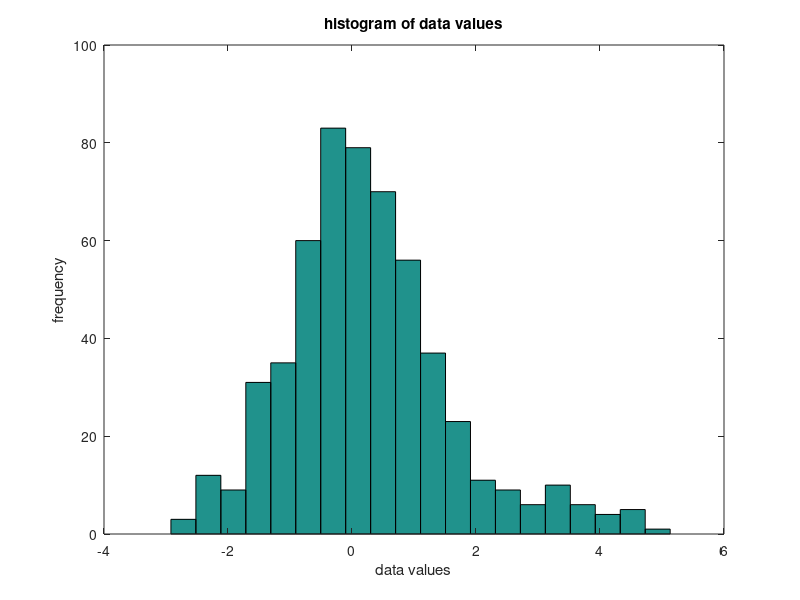
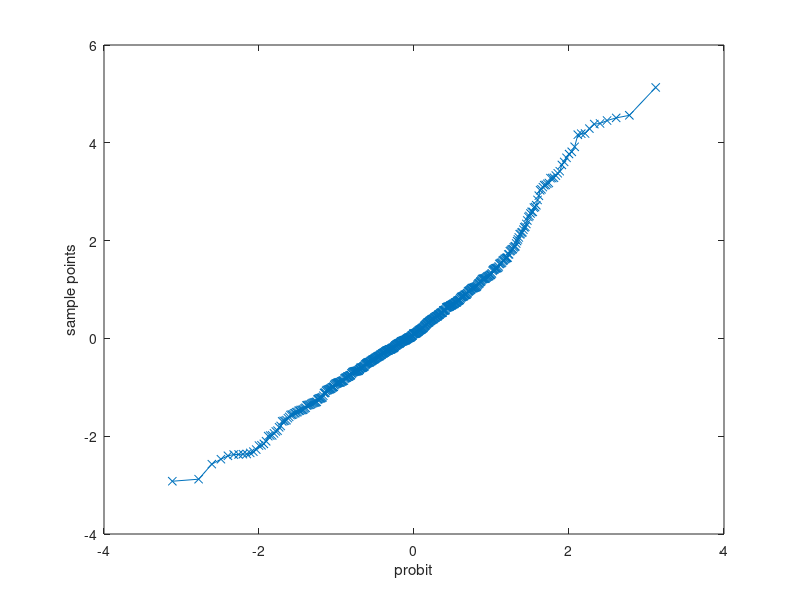

Source code (MATLAB) for these figures, in order: (Note: this script raises an error after producing the figures.)
% Author: Caitlin Ross
% Due date: 12/15/15
% CSCI 6971
% Assignment 8

clear all
% read data
vals = textread('data.txt', '%f');

% plot histogram of data
figure(1)
hist(vals, 20)
xlabel('data values')
ylabel('frequency')
title('histogram of data values')
saveas(gcf, 'hist.png')

% qq plot of data
figure(2)
qqplot(vals)
saveas(gcf, 'qq.png')

% calc p values
pd = makedist('Normal', 0, 1);
pvals = 2*cdf(pd, -abs(vals));

% plot histogram of p values
figure(3)
hist(pvals,20)
xlabel('data values')
ylabel('frequency')
title('histogram of p-values')
saveas(gcf, 'hist-p.png')

% calculate False Discovery Rate using Benjamini & Hochberg method
fdr = 0.05;
[pvals_sort, sortIndex] = sort(pvals);
vals_sort = vals(sortIndex);
for i=1:length(pvals_sort)
    newvals(i,1) = length(pvals_sort)*pvals_sort(i,1)*(1/fdr);
end

% find r, the cutoff point
r=0;
for i=1:length(newvals)
   if i < newvals(i)
       r = i;
       break;
   end
end

r = r - 1;
p_cutoff = pvals_sort(r);
fprintf('FDR cutoff = 0.05\n');
fprintf('r = %d.\n', r);
fprintf('p-value at FDR cutoff = %f\n', p_cutoff);

totalp = 0;
% find # of pvals less than 0.05
for i=1:length(pvals_sort)
   if pvals_sort(i) < 0.05
       totalp = totalp + 1;
   end
end

fprintf('number of p-values less than 0.05 is %d\n', totalp);
fprintf('number of p-values less than %f is %d\n', p_cutoff, r);

% plot raw data as points
% indicate which are below FDR and which have p-value below 0.05
f_i = 1;
p_i = 1;
r_i = 1;
for i=1:length(pvals_sort)
   if i <= r
       fdr_cut(f_i, 1) = vals_sort(i);
       fdr_cut(f_i, 2) = pvals_sort(i);
       f_i = f_i + 1;
   elseif pvals_sort(i) < 0.05
       pval_cut(p_i,1) = vals_sort(i);
       pval_cut(p_i,2) = pvals_sort(i);
       p_i = p_i + 1;
   else
       rest(r_i,1) = vals_sort(i);
       rest(r_i,2) = pvals_sort(i);
       r_i = r_i + 1;
   end
       
end

figure(4)
scatter(fdr_cut(:,1), fdr_cut(:,2), 'bo')
hold on
scatter(pval_cut(:,1), pval_cut(:,2), 'rx')
scatter(rest(:,1), rest(:,2), 'g+')
legend('below FDR cutoff', 'p-value below 0.05', 'all other data points')
xlabel('data value')
ylabel('p-value')
title('Data points plotted with respect to their p-values')
saveas(gcf, 'all-data.png')

